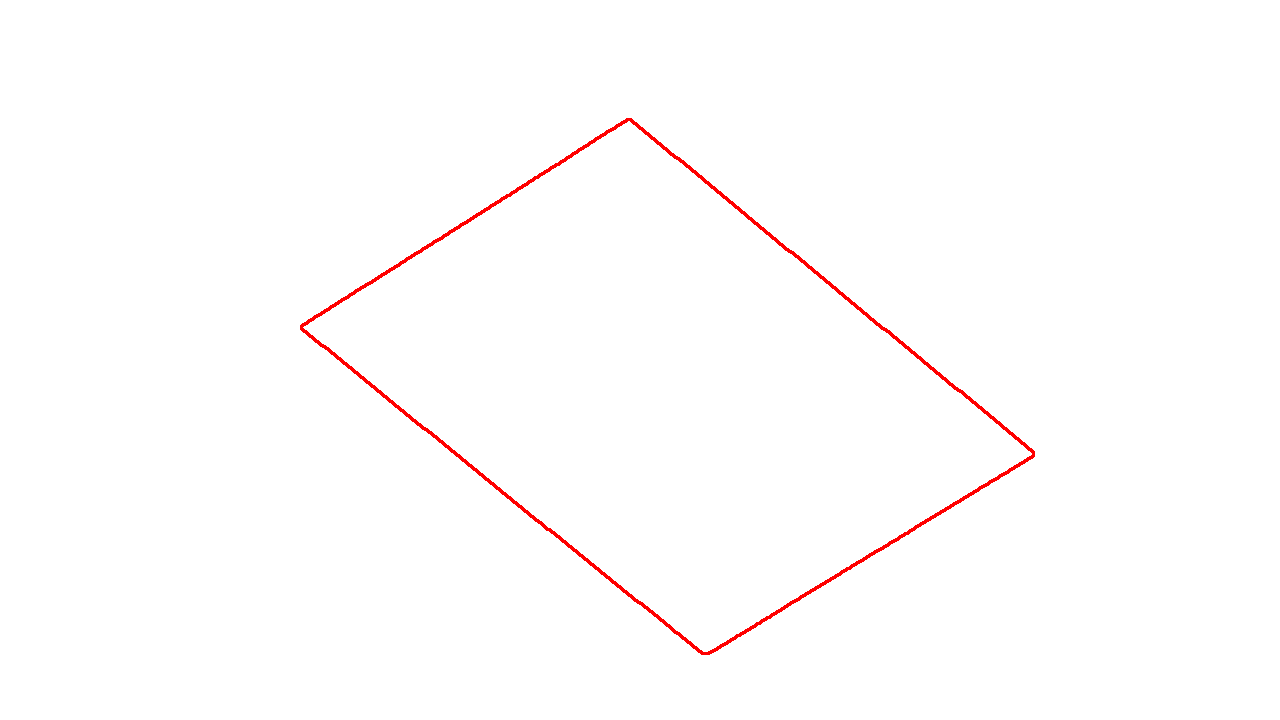
#> input picture cobot-soft-glue-dispencing-v2/VisionSystem/testImage.png, 1280 x 720 px
$ python -i LaserTracker.py   (imports and definitions only)   (older library calls are emulated)
#> lines starting #> are read from the running program, lines starting #| are printed output that depends on the picture; after the words box and inside, x2 and y2 are one past the last pixel; in counts of white or black regions, pixels touching at a corner belong together

import os
import pickle
import sys
import argparse
import cv2
import numpy


class LaserTracker(object):

    def __init__(self, cam_width=1280, cam_height=720, hue_min=20, hue_max=160,
                 sat_min=100, sat_max=255, val_min=200, val_max=256,
                 display_thresholds=False):
        """
        * ``cam_width`` x ``cam_height`` -- This should be the size of the
        image coming from the camera. Default is 640x480.

        HSV color space Threshold values for a RED laser pointer are determined
        by:

        * ``hue_min``, ``hue_max`` -- Min/Max allowed Hue values
        * ``sat_min``, ``sat_max`` -- Min/Max allowed Saturation values
        * ``val_min``, ``val_max`` -- Min/Max allowed pixel values

        If the dot from the laser pointer doesn't fall within these values, it
        will be ignored.

        * ``display_thresholds`` -- if True, additional windows will display
          values for threshold image channels.

        """

        self.centerMM_Y = None
        self.ppmY = 1
        self.diff = None
        self.cam_width = cam_width
        self.cam_height = cam_height
        self.hue_min = hue_min
        self.hue_max = hue_max
        self.sat_min = sat_min
        self.sat_max = sat_max
        self.val_min = val_min
        self.val_max = val_max
        # self.display_thresholds = display_thresholds
        self.display_thresholds = False

        self.capture = None  # camera capture device
        self.channels = {
            'hue': None,
            'saturation': None,
            'value': None,
            'laser': None,
        }

        self.previous_position = None
        self.trail = numpy.zeros((self.cam_height, self.cam_width, 3),
                                 numpy.uint8)

        # Update the path to the calibration model file
        calibration_model_path = os.path.join(os.path.dirname(__file__), 'calibration_model.pkl')
        with open(calibration_model_path, 'rb') as file:
            self.poly_func = pickle.load(file)
    # [48 lines left out: functions create_and_position_window, setup_camera_capture, handle_quit, not called in this run]

    def threshold_image(self, channel):
        if channel == "hue":
            minimum = self.hue_min
            maximum = self.hue_max
        elif channel == "saturation":
            minimum = self.sat_min
            maximum = self.sat_max
        elif channel == "value":
            minimum = self.val_min
            maximum = self.val_max

        (t, tmp) = cv2.threshold(
            self.channels[channel],  # src
            maximum,  # threshold value
            0,  # we dont care because of the selected type
            cv2.THRESH_TOZERO_INV  # t type
        )

        (t, self.channels[channel]) = cv2.threshold(
            tmp,  # src
            minimum,  # threshold value
            255,  # maxvalue
            cv2.THRESH_BINARY  # type
        )

        if channel == 'hue':
            # only works for filtering red color because the range for the hue
            # is split
            self.channels['hue'] = cv2.bitwise_not(self.channels['hue'])

    # [33 lines of commented-out code are left out]

    def track(self, frame, mask):
        center = None

        contours = cv2.findContours(mask, cv2.RETR_EXTERNAL, cv2.CHAIN_APPROX_SIMPLE)[-2]

        if len(contours) > 0:
            c = max(contours, key=cv2.contourArea)
            ((x, y), radius) = cv2.minEnclosingCircle(c)
            moments = cv2.moments(c)

            if moments["m00"] > 0:
                center = int(moments["m10"] / moments["m00"]), int(moments["m01"] / moments["m00"])
            else:
                center = int(x), int(y)
            print("center ",center)
            # Ensure the laser is around the center of the image (half the width)
            image_center_x = frame.shape[1] // 2
            if abs(center[0] - image_center_x) < 50:  # You can adjust the threshold as needed
                if radius > 10:
                    cv2.circle(frame, (int(x), int(y)), int(radius), (0, 255, 255), 2)
                    cv2.circle(frame, center, 5, (0, 0, 255), -1)
                    if self.previous_position:
                        cv2.line(self.trail, self.previous_position, center, (255, 255, 255), 2)

        # Ensure self.trail and frame have the same size and number of channels
        if self.trail.shape != frame.shape:
            self.trail = cv2.resize(self.trail, (frame.shape[1], frame.shape[0]))

        cv2.add(self.trail, frame, frame)

        if center is not None and self.previous_position is not None:
            # Assuming self.ppmY is used for converting the Y coordinate to millimeters.
            self.centerMM_Y = center[1] / self.ppmY
            self.diff = abs(self.centerMM_Y - (368 / self.ppmY))

        self.previous_position = center

    def detect(self, frame):
        hsv_img = cv2.cvtColor(frame, cv2.COLOR_BGR2HSV)

        # split the video frame into color channels
        h, s, v = cv2.split(hsv_img)
        self.channels['hue'] = h
        self.channels['saturation'] = s
        self.channels['value'] = v

        # Threshold ranges of HSV components; storing the results in place
        self.threshold_image("hue")
        self.threshold_image("saturation")
        self.threshold_image("value")

        # Perform an AND on HSV components to identify the laser!
        self.channels['laser'] = cv2.bitwise_and(
            self.channels['hue'],
            self.channels['value']
        )
        self.channels['laser'] = cv2.bitwise_and(
            self.channels['saturation'],
            self.channels['laser']
        )

        # Merge the HSV components back together.
        hsv_image = cv2.merge([
            self.channels['hue'],
            self.channels['saturation'],
            self.channels['value'],
        ])

        self.track(frame, self.channels['laser'])

        return hsv_image

    # [44 lines left out: functions display, setup_windows, run, not called in this run]


# [58 lines of commented-out code are left out]

>>> import cv2
>>> picture = cv2.imread('../testImage.png')
#> picture is the input picture: shape (720, 1280, 3); mean B, G, R 253.2, 253.2, 255
>>> result = LaserTracker().detect(picture)
#> (reads cobot-soft-glue-dispencing-v2/VisionSystem/heightMeasuring/calibration_model.pkl from the repository)
#> in detect, `hsv_img = cv2.cvtColor(frame, cv2.COLOR_BGR2HSV)`: hsv_img: shape (720, 1280, 3); mean H, S, V 0, 1.8, 255
#> in detect, `h, s, v = cv2.split(hsv_img)`: h: shape (720, 1280); every value is 0
#> in detect, `h, s, v = cv2.split(hsv_img)`:
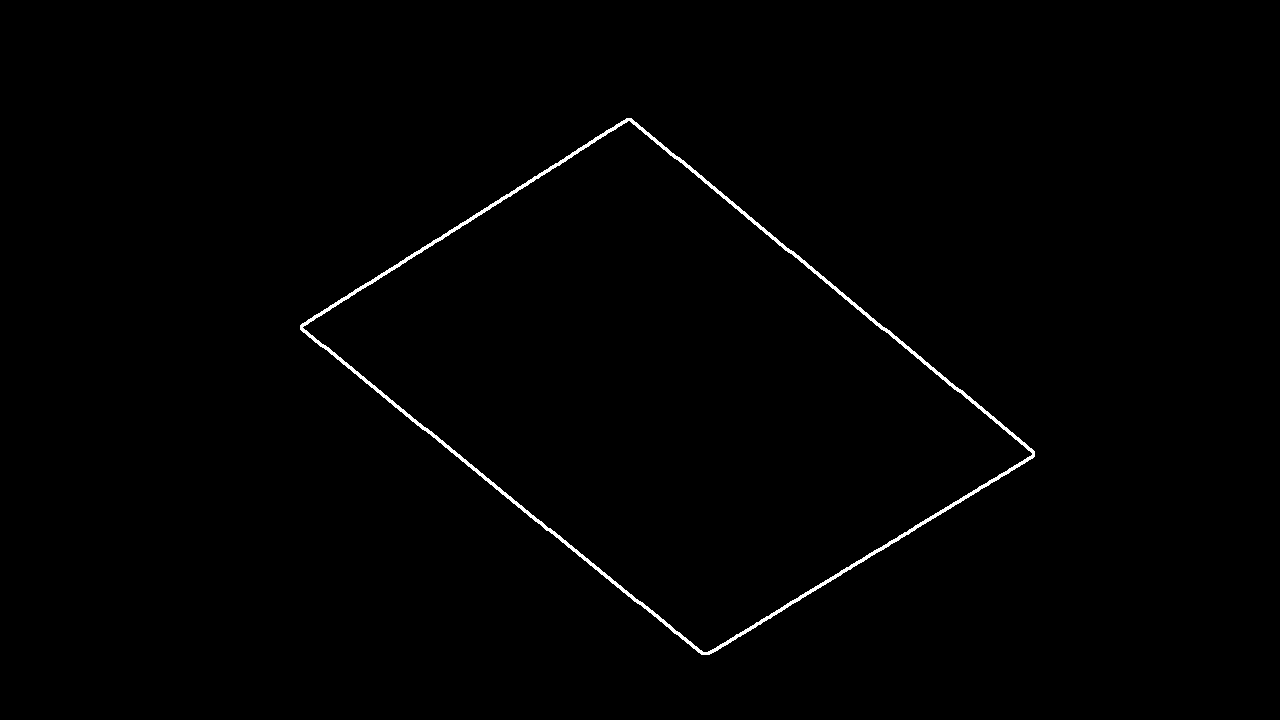
#> s: shape (720, 1280); 0.71% white; 1 white region
#> in detect, `h, s, v = cv2.split(hsv_img)`: v: shape (720, 1280); every value is 255
#> in threshold_image, `(t, tmp) = cv2.threshold( self.channels[channel],`: t = 160
#> in threshold_image, `(t, self.channels[channel]) = cv2.threshold( tmp,`: t = 20
#> in detect, `hsv_image = cv2.merge([ self.channels['hue'], self.channels['saturatio..`:
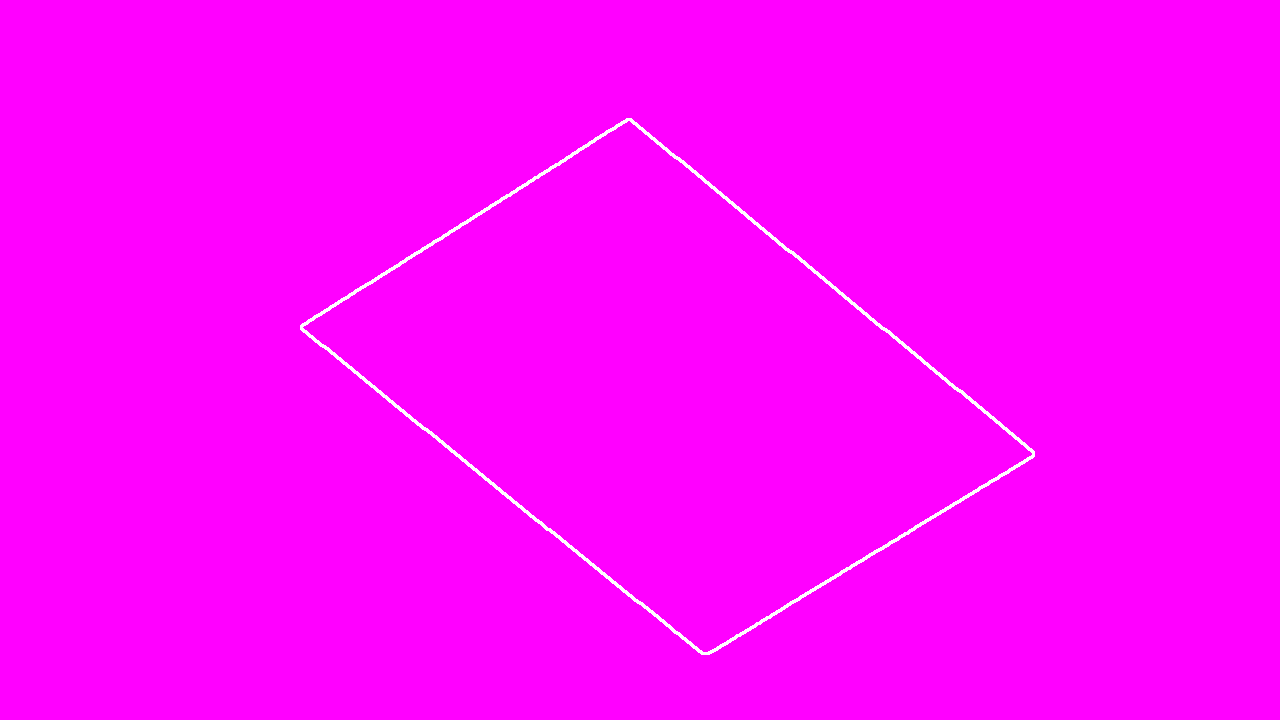
#> hsv_image: shape (720, 1280, 3); mean of channels 0, 1, 2 255, 1.8, 255; drawn as B, G, R
#> in track, `contours = cv2.findContours(mask, cv2.RETR_EXTERNAL, cv2.CHAIN_APPROX_..`: contours = 1 contour; box (x1, y1, x2, y2) and area: (300, 118, 1035, 655) 195534
#> in track, `c = max(contours, key=cv2.contourArea)`: c = contour of 774 points, box (x1, y1, x2, y2) (300, 118, 1035, 655), area 195534
#> in track, `((x, y), radius) = cv2.minEnclosingCircle(c)`: x = 667; y = 390.5; radius = 372.8
#> in track, `moments = cv2.moments(c)`: moments = moments, m00 195534.5, centre m10/m00, m01/m00 = (667, 388)
#> in track, `center = int(moments["m10"] / moments["m00"]), int(moments["m01"] / mo..`: center = (667, 387)
#| center  (667, 387)
#> in track, `cv2.circle(frame, (int(x), int(y)), int(radius), (0, 255, 255), 2)`:
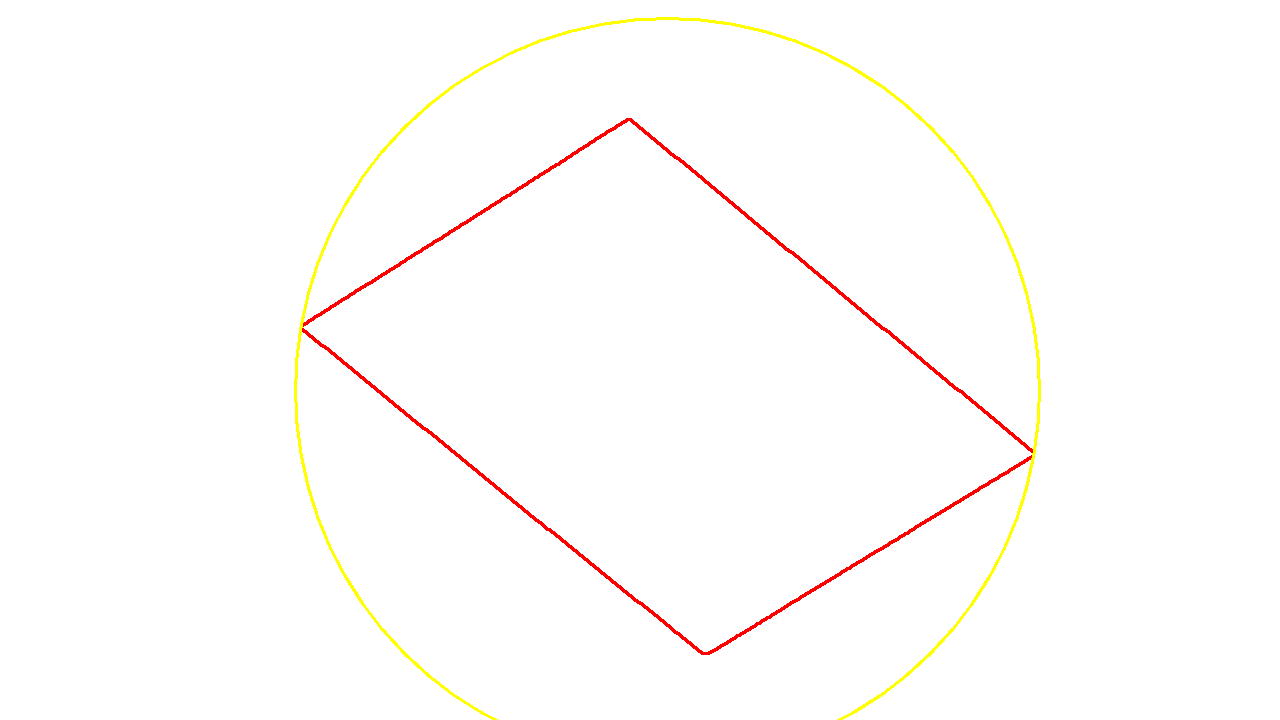
#> frame: shape (720, 1280, 3); 0.65% of pixels changed, all inside (x1, y1, x2, y2) = (294, 17, 1041, 720)
#> in track, `cv2.circle(frame, center, 5, (0, 0, 255), -1)`: frame: shape (720, 1280, 3); 0.01% of pixels changed, all inside (x1, y1, x2, y2) = (662, 382, 673, 393)
#> in track, `cv2.add(self.trail, frame, frame)`: self.trail: shape (720, 1280, 3); every value is 0
